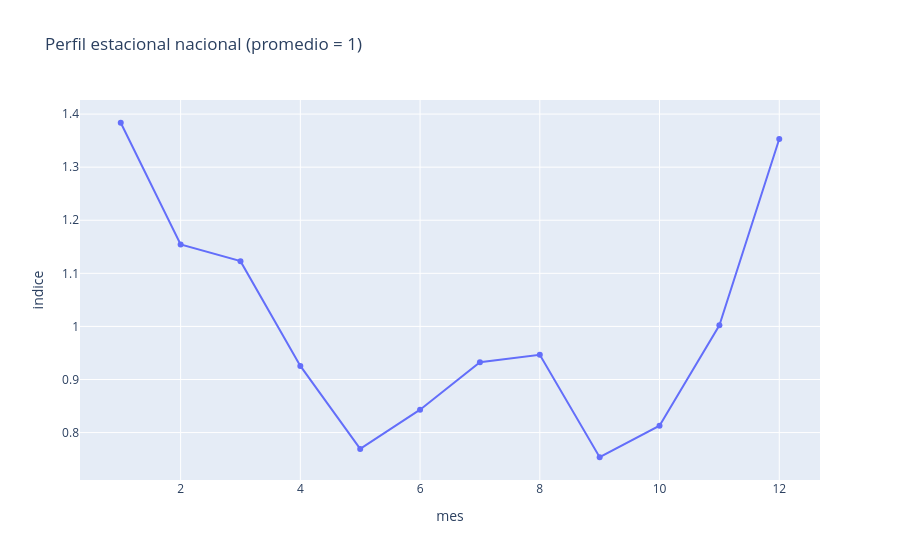

Write notebook code for a chart like this one.
### Markdown cell above
## 2. Perfil estacional nacional
Se promedian los índices mensuales normalizados dentro de cada año completo 2017–2024. Se excluye 2025 del perfil histórico para usarlo como año de calibración.

### Code cell
perfil = perfil_historico(mig)
display(perfil)
px.line(perfil,x="mes",y="indice",markers=True,title="Perfil estacional nacional (promedio = 1)").show()

### Figure 1 — Plotly figure (JSON) as saved in the notebook; plotly's stock layout.template omitted (floating-point values rounded to 4 significant figures)
{"data": [{"hovertemplate": "mes=%{x}<br>indice=%{y}<extra></extra>", "legendgroup": "", "line": {"color": "#636efa", "dash": "solid"}, "marker": {"symbol": "circle"}, "mode": "lines+markers", "name": "", "orientation": "v", "showlegend": false, "type": "scatter", "x": [1, 2, 3, 4, 5, 6, 7, 8, 9, 10, 11, 12], "xaxis": "x", "y": [1.384, 1.154, 1.123, 0.9256, 0.7692, 0.8431, 0.9325, 0.9467, 0.7535, 0.813, 1.002, 1.353], "yaxis": "y"}], "layout": {"legend": {"tracegroupgap": 0}, "title": {"text": "Perfil estacional nacional (promedio = 1)"}, "xaxis": {"anchor": "y", "domain": [0, 1], "title": {"text": "mes"}}, "yaxis": {"anchor": "x", "domain": [0, 1], "title": {"text": "indice"}}}}
